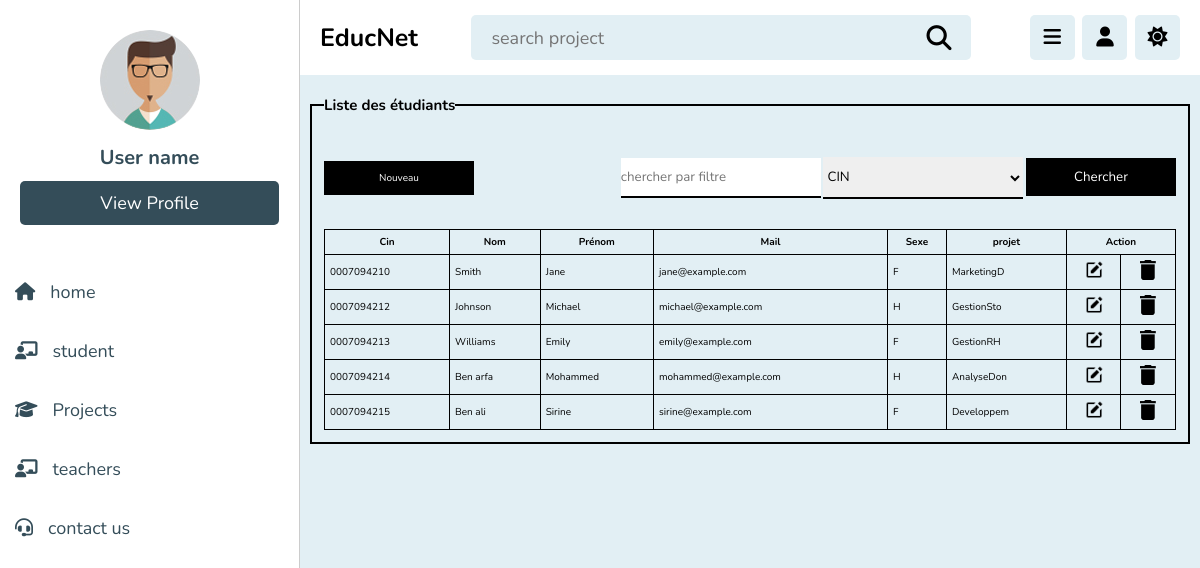
Page /student.php (signed in) on the committed database.
### tables this page shows
CREATE TABLE student (
    numcin INT UNSIGNED ZEROFILL PRIMARY KEY NOT NULL,
    nom VARCHAR(50) NOT NULL,
    prenom VARCHAR(50) NOT NULL,
    email VARCHAR(50) UNIQUE NOT NULL,
    sexe CHAR(1) CHECK (sexe IN ('H', 'F')),
    projet INT,
    FOREIGN KEY (projet) REFERENCES projet(idprojet)
);

CREATE TABLE projet (
    idprojet INT PRIMARY KEY AUTO_INCREMENT,
    codeprojet VARCHAR(10) UNIQUE NOT NULL,
    libprojet VARCHAR(255) NOT NULL,
    discription VARCHAR(500) NOT NULL,
    teacher_id INT,
    FOREIGN KEY (teacher_id) REFERENCES teacher(cin)
);

### student.php (the view, shortened to what this page needs)
<?php
require_once "connection.php";
if($_GET)
{
extract($_GET);
$req = "select numcin, nom, prenom, email, sexe, codeproje
    from student s, projet f
    where s.projet = f.idprojet
    and $filter like '%$search%'";
}
else
{
    $req = "select numcin, nom, prenom, email, sexe, codeprojet
    from student s, projet f
    where s.projet = f.idprojet";
}
$res = mysqli_query($con, $req);
$nb = mysqli_num_rows($res );
?>
<!DOCTYPE html>
<html lang="en">
<head>
    <link rel="stylesheet" href="css/style.css">
    <link rel="stylesheet" href="https://cdnjs.cloudflare.com/ajax/libs/font-awesome/6.1.2/css/all.min.css">
</head>
<body>
<header class="header">
        <section class="flex">
            <a href="dashbord.php" class="logo">EducNet</a>
            <form action=""  method="post" class="search-form">
                <input type="text" name="search_box" placeholder="search project"
                required maxlength="100">
                <button type="submit" class="fas fa-search" name="search_box"> </button>
            </form>
            <div class="icons">
                <div id="menu-btn" class="fas fa-bars"></div>
                <div id="user-btn" class="fas fa-user"></div>
                <div id="toggel-btn" class="fas fa-sun"></div>
            </div>
        </section>
    </header>
    <div class="side-bar">
            <div class="profile">
                <img src="img/pic-1.jpg" alt="">
                <h3>User name</h3>
                <a href="profile.php" class="btn">view profile</a>
            </div>
            <nav class="navbar">
                <a href="dashbord.php"><i class="fas fa-home"></i><span>home</span></a>
                <a href="student.php"><i class="fas fa-chalkboard-user"></i><span>student</span></a>
                <a href="projet.php"><i class="fas fa-graduation-cap"></i><span>Projects</span></a>
                <a href="teacher.php"><i class="fas fa-chalkboard-user"></i><span>teachers</span></a>
                <a href="contact.php"><i class="fas fa-headset"></i><span>contact us</span></a>
            </nav>
    </div>
   <div class="principal">
    <div class="content">
        <fieldset>
        <legend><h2>Liste des étudiants</h2></legend>
            <div class="top">
                <a href="addEtudiant.php">Nouveau</a>
                <div>
                    <form>
                        <input type="text" placeholder="chercher par filtre"
                        name="search">
                        <select name="filter">
                            <option value="numcin">CIN</option>
                        </select>
                        <button type="submit">Chercher</button>
                    </form>
                </div>
            </div>
            <table>
                <tr>
                    <th>Cin</th>
                    <th>Nom</th>
                    <th>Prénom</th>
                    <th>Mail</th>
                    <th>Sexe</th>
                    <th>projet</th>
                    <th colspan="2">Action</th>
                </tr>
                <?php
                if ($nb ==0)
                echo"<tr><td colspan=8 align=center>Aucun résultat</td></tr>";
                else
                {
                while($lignes=mysqli_fetch_assoc($res))
                {
                ?>
                <tr>
                    <td><?php echo $lignes['numcin']?></td>
                    <td><?php echo $lignes['nom']?></td>
                    <td><?php echo $lignes['prenom']?></td>
                    <td><?php echo $lignes['email']?></td>
                    <td><?php echo $lignes['sexe']?></td>
                    <td><?php echo $lignes['codeprojet']?></td>
                    <td align="center">
                    <a onclick = "return confirm('voulez vous modifié cet étudiant')"
                    href="editEtudiant.php?cin=<?php echo $lignes['numcin']?>">
                    <img src="img/edit.png" alt="">
                    </a>
                    <td align="center">
                    <a onclick = "return confirm('voulez vous supprimé cet étudiant')"
                    href="deleteEtudiant.php?cin=<?php echo $lignes['numcin']?>">
                    <img src="img/delete.png" alt="">
                    </a>
                    </td>
                </tr>
                <?php
                }
            }
                ?>
            </table>
        </fieldset>
    </div>
   </div>
</body>
</html>

### style.css (style rules this page uses)
* { font-family: 'Nunito',sans-serif; padding: 0; margin: 0; text-decoration: none; list-style: none; scroll-behavior: smooth; box-sizing: border-box; outline: none; border:none; }
:root { --blue0:rgb(226, 239, 244); --blue1:#137C8B; --blue2:#709CA7; --blue3:#B8CBD0; --blue4:#7A90A4; --blue5:#344D59; }
html { font-size: 62.5%; overflow-x: hidden; }
body { background-color:rgb(226, 239, 244) ; padding-left: 30rem; }
section { padding: 2rem; max-width: 1200px; margin: 0 auto; }
.inline-btn, .inline-option-btn, .inline-delete-btn, .btn, .delete-btn, .option-btn { border-radius: .5rem; color:#fff; font-size: 1.8rem; cursor: pointer; text-transform: capitalize; padding:1rem 3rem; text-align: center; margin-top: 1rem; }
.btn, .delete-btn, .option-btn { display: block; width: 100%; }
.btn, .inline-btn { background-color: var(--blue5); }
.header { background-color: #fff; border-bottom: #344D59; position: sticky; top: 0;left: 0;right: 0; z-index: 1000; }
.header .flex { padding: 1.5rem 2rem ; position: relative; display: flex; align-items: center; justify-content:space-between ; }
.header .flex .logo { font-size: 2.5rem; color: black; font-weight: bold; }
.header .flex .search-form { width: 50rem; border-radius: .5rem; display: flex; align-items: center; gap: 1.5rem; padding:1rem 2rem ; background-color: rgb(226, 239, 244); }
.header .flex .search-form input { width:100% ; background:none ; font-size: 1.8rem; color: black; }
.header .flex .search-form button { font-size: 2.5rem; color: rgb(0, 0, 0); cursor: pointer; background: none; }
.header .flex .icons div { font-size: 2rem; color: black; border-radius: .5rem; height: 4.5rem; cursor: pointer; width: 4.5rem; line-height: 4.4rem; background-color: rgb(226, 239, 244); text-align: center; margin-left: .5rem; }
.side-bar { position: fixed; top: 0; left: 0; width: 30rem; background-color: white; height: 100vh; border-right: .1rem solid rgba(0,0,0,.2); z-index: 1200; }
.side-bar .profile { padding:3rem 2rem; text-align: center; }
.side-bar .profile img { height: 10rem; width: 10rem; border-radius: 50%; object-fit: contain; margin-bottom: 1rem; }
.side-bar .profile h3 { font-size: 2rem; color: var(--blue5); }
.side-bar .navbar { margin-top:1rem ; }
.side-bar .navbar a { display: block; padding: 1.5rem; margin: .5rem 0; font-size: 1.8rem; }
.side-bar .navbar a i { color: var(--blue5); margin-right: 1.5rem; transition:.2s linear ; }
.side-bar .navbar a span { color:var(--blue5); }
.content { padding:20px 10px; flex-grow:1; height:100vh; }
table { border-collapse:collapse; width:100%; }
th,td { padding:5px; border:1px solid black; }
.top { display: flex; margin:30px 0; justify-content:space-between; align-items:center; width:100%; }
.top a, .top button { display:inline-block; width:150px; padding:10px 0; background-color:black; color:white; text-align:center; transition: 0.7s; cursor: pointer; }
.top input, .top select { display:inline-block; width:200px; padding:10px 0; border:none; border-bottom:2px solid; }
fieldset { padding:12px; border: 2px solid; }
img { width:20px; }

### rows in the picture
student: numcin "0007094210", nom "Smith", prenom "Jane", email "jane@example.com", sexe "F", projet.codeprojet "MarketingD"
student: numcin "0007094212", nom "Johnson", prenom "Michael", email "michael@example.com", sexe "H", projet.codeprojet "GestionSto"
student: numcin "0007094213", nom "Williams", prenom "Emily", email "emily@example.com", sexe "F", projet.codeprojet "GestionRH"
student: numcin "0007094214", nom "Ben arfa", prenom "Mohammed", email "mohammed@example.com", sexe "H", projet.codeprojet "AnalyseDon"
student: numcin "0007094215", nom "Ben ali", prenom "Sirine", email "sirine@example.com", sexe "F", projet.codeprojet "Developpem"
